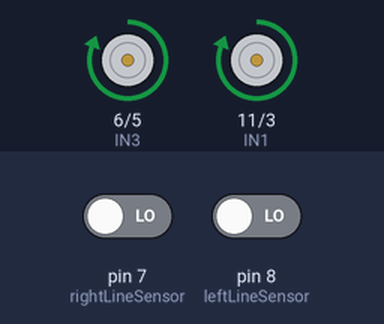
Bench run of a sketch on a simulated Arduino Uno, built with avr-gcc and run on an emulated ATmega328P. Shown: motor-driver pin pairs drawn as motors (green arrow = first pin HIGH = forward, orange = second pin HIGH = backward, longer = more drive). Inputs (shaded band) come from the test bench; at power-on: pin 7 (rightLineSensor) LOW, pin 8 (leftLineSensor) LOW.

Above: at 1.2 s.
1.3 s: pin 7 (rightLineSensor) driven HIGH
At 2.4 s:
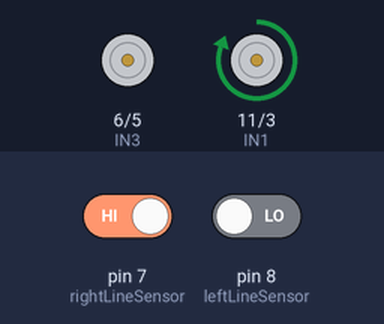
2.8 s: pin 8 (leftLineSensor) driven HIGH
At 3.5 s:
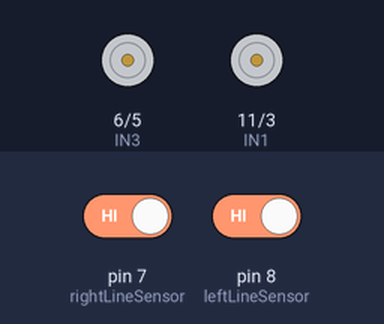
4.3 s: pin 7 (rightLineSensor) driven LOW
At 4.7 s:
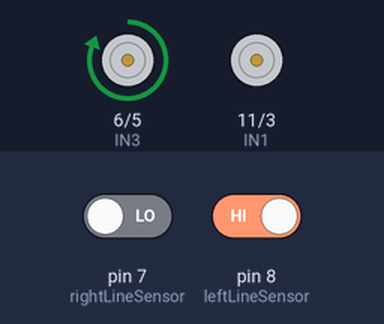
5.8 s: pin 8 (leftLineSensor) driven LOW
At 7.0 s:
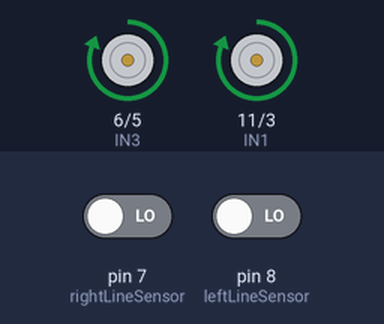
Timing chart, 0 to 8.3 s (numbered marks = the images above; inputs shaded):
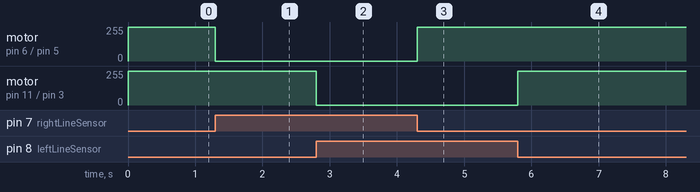

Measured:
- after the input at 1.3 s, motor on pin 6 (IN3) / pin 5 (IN4): forward 255/255 → stopped at once
- after the input at 2.8 s, motor on pin 11 (IN1) / pin 3 (IN2): forward 255/255 → stopped at once
- after the input at 4.3 s, motor on pin 6 (IN3) / pin 5 (IN4): stopped → forward 255/255 at once
- after the input at 5.8 s, motor on pin 11 (IN1) / pin 3 (IN2): stopped → forward 255/255 at once

The sketch:

sketch_aug21a.ino
```cpp
#define IN1 11

#define IN2 3

#define IN3 6

#define IN4 5

int leftLineSensor =  8;      // 라인트레이서 왼쪽 센서

int rightLineSensor = 7;      // 라인트레이서 오른쪽 센서


void forward() {      // 전진 : 모터 두 개를 모두 정회전 시킴

      digitalWrite(IN1, HIGH);

      digitalWrite(IN2, LOW);

      digitalWrite(IN3, HIGH);

      digitalWrite(IN4, LOW);    }


void back() {         // 후진 : 모터 두 개를 모두 역회전 시킴

      digitalWrite(IN1, LOW);

      digitalWrite(IN2, HIGH);

      digitalWrite(IN3, LOW);

      digitalWrite(IN4, HIGH);   }


void left() {         // 좌회전 : 오른쪽 모터만 정회전 시킴

      digitalWrite(IN1, LOW);

      digitalWrite(IN2, LOW);

      digitalWrite(IN3, HIGH);

      digitalWrite(IN4, LOW);  }


void right() {      // 우회전 : 왼쪽 모터만 정회전 시킴

      digitalWrite(IN1, HIGH);

      digitalWrite(IN2, LOW);

      digitalWrite(IN3, LOW);

      digitalWrite(IN4, LOW);   }


void stop() {       // 정지 : 2개의 모터 모두 회전 멈춤

      digitalWrite(IN1, LOW);

      digitalWrite(IN2, LOW);

      digitalWrite(IN3, LOW);

      digitalWrite(IN4, LOW);  }


void setup( )  {

  pinMode(IN1, OUTPUT);     // A 모터 1

  pinMode(IN2, OUTPUT);     // A 모터 2

  pinMode(IN3, OUTPUT);     // B 모터 1

  pinMode(IN4, OUTPUT);     // B 모터 2

  pinMode(leftLineSensor, INPUT);

  pinMode(rightLineSensor, INPUT);

}


void loop( ) {


// 만약 양쪽 센서가 모두 선 ‘미감지’(반사신호’OK’) 경우 : 전진

if (digitalRead(leftLineSensor) && digitalRead(rightLineSensor)) {

  stop();

 }


// 만약 왼쪽 센서만 ‘선감지(반사신호X)’ 경우 :  좌회전

else if (digitalRead(leftLineSensor) && !digitalRead(rightLineSensor)) {

  left();

 }


// 만약 오른쪽 센서만 ‘선감지(반사신호X)’ 경우 :  우회전

else if (!digitalRead(leftLineSensor) && digitalRead(rightLineSensor)) {

  right();

 }


  // 만약 양쪽 센서 모두 ‘선감지(반사신호X)’ 경우 :  정지

else if (!digitalRead(leftLineSensor) && !digitalRead(rightLineSensor)) {

  forward();

 }


}
```
